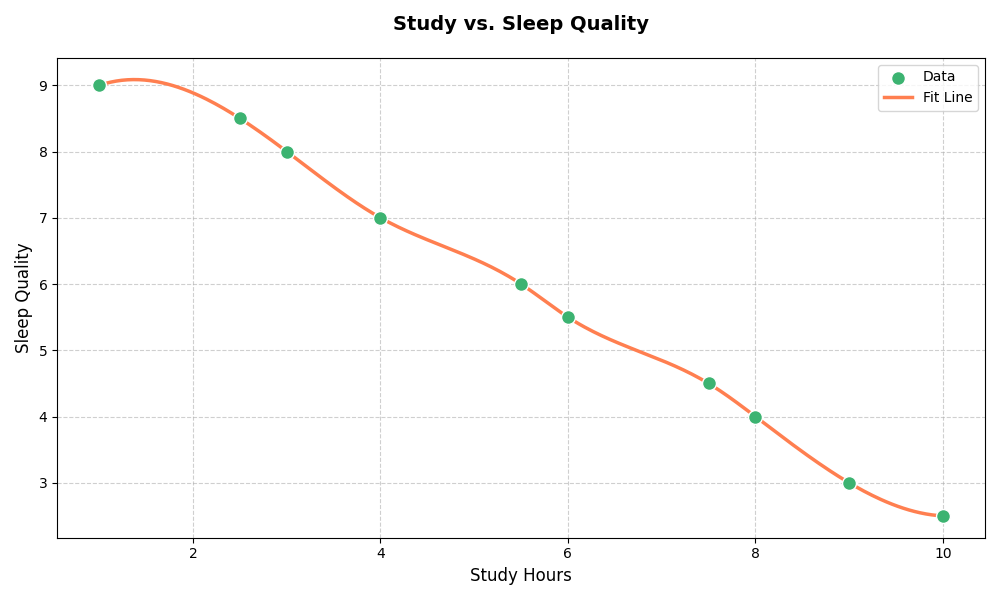

Write Python code to recreate this figure.
import numpy as np
import matplotlib.pyplot as plt
from scipy.interpolate import make_interp_spline

# Data
study_hours = np.array([1.0, 2.5, 3.0, 4.0, 5.5, 6.0, 7.5, 8.0, 9.0, 10.0])
sleep_quality = np.array([9.0, 8.5, 8.0, 7.0, 6.0, 5.5, 4.5, 4.0, 3.0, 2.5])

# Spline interpolation
x_smooth = np.linspace(study_hours.min(), study_hours.max(), 300)
spline = make_interp_spline(study_hours, sleep_quality, k=3)
y_smooth = spline(x_smooth)

# Plot
plt.figure(figsize=(10, 6))
plt.scatter(study_hours, sleep_quality, color='mediumseagreen', s=100, edgecolor='white', zorder=5, label='Data')
plt.plot(x_smooth, y_smooth, color='coral', lw=2.5, zorder=4, label='Fit Line')

# Labels and title
plt.title('Study vs. Sleep Quality', fontsize=14, weight='bold', pad=20)
plt.xlabel('Study Hours', fontsize=12)
plt.ylabel('Sleep Quality', fontsize=12)
plt.grid(True, linestyle='--', alpha=0.6)

# Legend
plt.legend(loc='upper right', fontsize=10)

# Adjust layout
plt.tight_layout()

# Show plot
plt.show()
